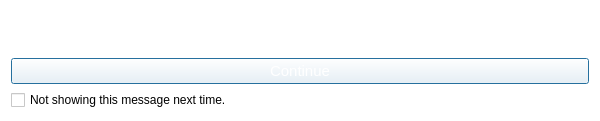
<?xml version="1.0" encoding="UTF-8"?>
<ui version="4.0">
 <class>MessageShowDlg</class>
 <widget class="QDialog" name="MessageShowDlg">
  <property name="windowModality">
   <enum>Qt::ApplicationModal</enum>
  </property>
  <property name="geometry">
   <rect>
    <x>0</x>
    <y>0</y>
    <width>600</width>
    <height>121</height>
   </rect>
  </property>
  <property name="windowTitle">
   <string>Message</string>
  </property>
  <property name="styleSheet">
   <string notr="true">background-color: rgb(255, 255, 255);</string>
  </property>
  <property name="sizeGripEnabled">
   <bool>false</bool>
  </property>
  <property name="modal">
   <bool>true</bool>
  </property>
  <layout class="QGridLayout" name="gridLayout">
   <item row="1" column="0">
    <widget class="CustomImageButtonWidget" name="btnContinue">
     <property name="palette">
      <palette>
       <active>
        <colorrole role="Button">
         <brush brushstyle="SolidPattern">
          <color alpha="255">
           <red>255</red>
           <green>255</green>
           <blue>255</blue>
          </color>
         </brush>
        </colorrole>
        <colorrole role="ButtonText">
         <brush brushstyle="SolidPattern">
          <color alpha="255">
           <red>255</red>
           <green>255</green>
           <blue>255</blue>
          </color>
         </brush>
        </colorrole>
        <colorrole role="Base">
         <brush brushstyle="SolidPattern">
          <color alpha="255">
           <red>255</red>
           <green>255</green>
           <blue>255</blue>
          </color>
         </brush>
        </colorrole>
        <colorrole role="Window">
         <brush brushstyle="SolidPattern">
          <color alpha="255">
           <red>255</red>
           <green>255</green>
           <blue>255</blue>
          </color>
         </brush>
        </colorrole>
       </active>
       <inactive>
        <colorrole role="Button">
         <brush brushstyle="SolidPattern">
          <color alpha="255">
           <red>255</red>
           <green>255</green>
           <blue>255</blue>
          </color>
         </brush>
        </colorrole>
        <colorrole role="ButtonText">
         <brush brushstyle="SolidPattern">
          <color alpha="255">
           <red>255</red>
           <green>255</green>
           <blue>255</blue>
          </color>
         </brush>
        </colorrole>
        <colorrole role="Base">
         <brush brushstyle="SolidPattern">
          <color alpha="255">
           <red>255</red>
           <green>255</green>
           <blue>255</blue>
          </color>
         </brush>
        </colorrole>
        <colorrole role="Window">
         <brush brushstyle="SolidPattern">
          <color alpha="255">
           <red>255</red>
           <green>255</green>
           <blue>255</blue>
          </color>
         </brush>
        </colorrole>
       </inactive>
       <disabled>
        <colorrole role="Button">
         <brush brushstyle="SolidPattern">
          <color alpha="255">
           <red>255</red>
           <green>255</green>
           <blue>255</blue>
          </color>
         </brush>
        </colorrole>
        <colorrole role="ButtonText">
         <brush brushstyle="SolidPattern">
          <color alpha="255">
           <red>120</red>
           <green>120</green>
           <blue>120</blue>
          </color>
         </brush>
        </colorrole>
        <colorrole role="Base">
         <brush brushstyle="SolidPattern">
          <color alpha="255">
           <red>255</red>
           <green>255</green>
           <blue>255</blue>
          </color>
         </brush>
        </colorrole>
        <colorrole role="Window">
         <brush brushstyle="SolidPattern">
          <color alpha="255">
           <red>255</red>
           <green>255</green>
           <blue>255</blue>
          </color>
         </brush>
        </colorrole>
       </disabled>
      </palette>
     </property>
     <property name="font">
      <font>
       <pointsize>11</pointsize>
      </font>
     </property>
     <property name="text">
      <string>Continue</string>
     </property>
    </widget>
   </item>
   <item row="0" column="0">
    <widget class="QLabel" name="labelText">
     <property name="textFormat">
      <enum>Qt::AutoText</enum>
     </property>
     <property name="alignment">
      <set>Qt::AlignCenter</set>
     </property>
    </widget>
   </item>
   <item row="2" column="0">
    <widget class="CCheckBoxParentWidget" name="checkReShow">
     <property name="text">
      <string>Not showing this message next time.</string>
     </property>
    </widget>
   </item>
  </layout>
 </widget>
 <customwidgets>
  <customwidget>
   <class>CustomImageButtonWidget</class>
   <extends>QPushButton</extends>
   <header>UIClass/CustomWidget/CustomImageButtonWidget.h</header>
  </customwidget>
  <customwidget>
   <class>CCheckBoxParentWidget</class>
   <extends>QCheckBox</extends>
   <header>Common/CommonParentWidget/CCheckBoxParentWidget.h</header>
  </customwidget>
 </customwidgets>
 <resources/>
 <connections/>
</ui>
